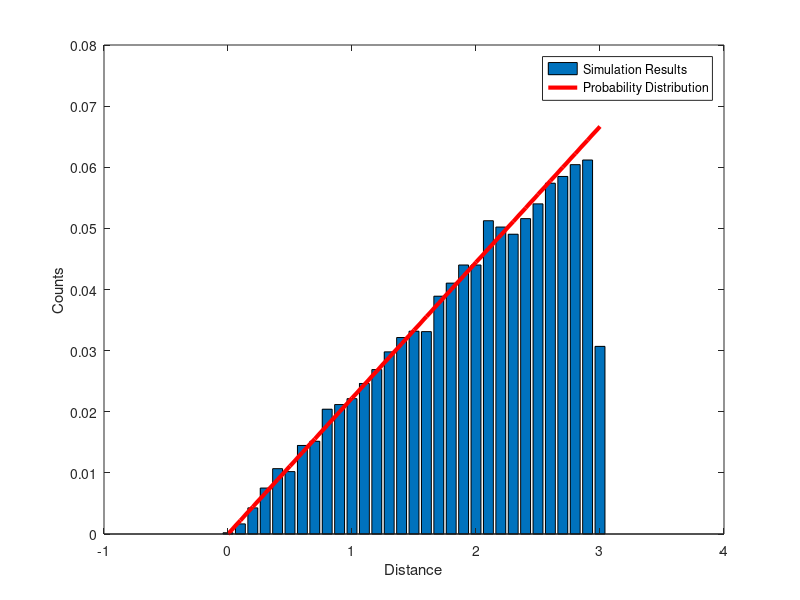
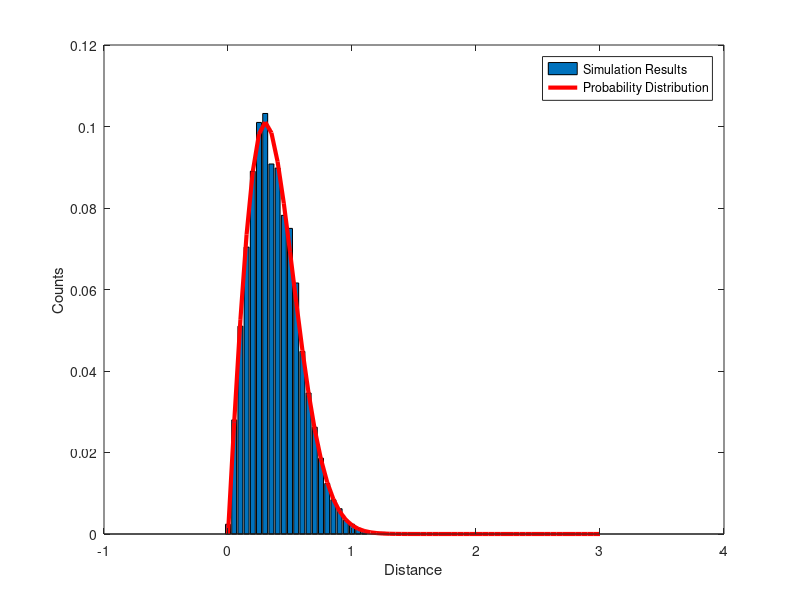
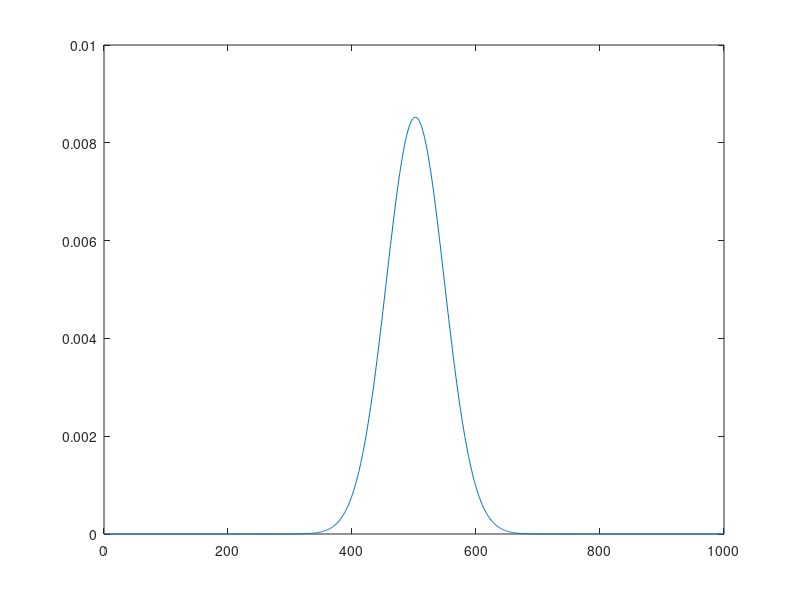
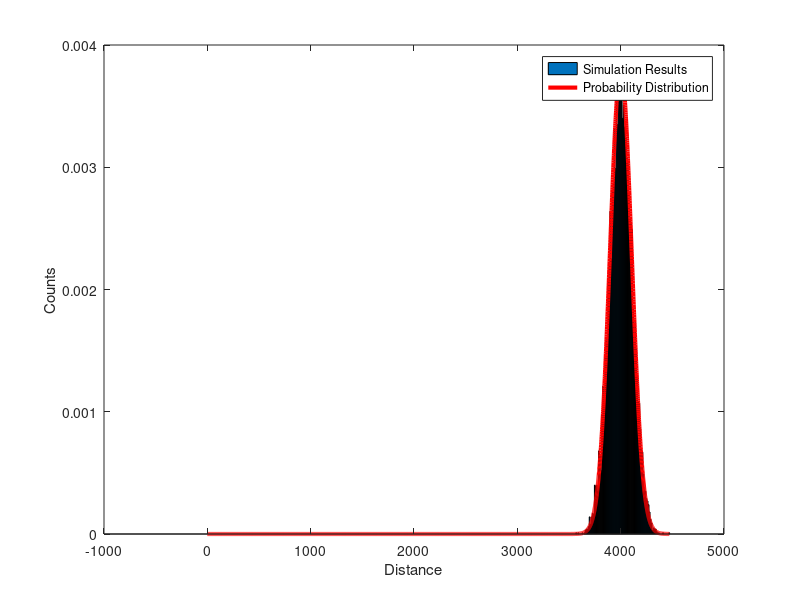

The MATLAB source for these figures, in order:

% Testing the Distribution Functions used in the HMM 




%% Free Pairs:
L=3; %minimum separation for analysis

N=1000; %number of locations

%space them over a larger area than L
x=10*L*rand(N,1);
y=10*L*rand(N,1);

%calculate all possible distances:
X=repmat(x,[1 N]);
Y=repmat(y,[1 N]);
D=triu(sqrt((X-X').^2+(Y-Y').^2));
d=(D(D<L));
d=d(d>0);

Deltad=0.1;
d_bins=(0:Deltad:L)
[a b]=hist(d,d_bins)

%check
a_norm=a/length(d);
sum(a_norm)

figure
bar(d_bins,a_norm)
hold on
plot(d_bins,2/L^2*d_bins*Deltad,'r','linewidth',3)
xlabel('Distance')
ylabel('Counts')
legend('Simulation Results','Probability Distribution')

%% Bound Pairs

s_R=.1; %registration error
s_C=.0; %crystal structure error
s_L=.2; %localization error

N=5000;

%assume the actual position of particle 1 is at (0,0)
%the actual position of particle 2 is
X2=randn(N,1)*s_R+randn(N,1)*s_C;
Y2=randn(N,1)*s_R+randn(N,1)*s_C;

%the observed positions are:
X1=randn(N,1)*s_L;
Y1=randn(N,1)*s_L;
X2=X2+randn(N,1)*s_L;
Y2=Y2+randn(N,1)*s_L;

d=sqrt((X1-X2).^2 +(Y1-Y2).^2);

Deltad=0.05;
d_bins=(0:Deltad:L);
[a b]=hist(d,d_bins);

%check
a_norm=a/length(d);
sum(a_norm)

s_all2=s_C^2+s_R^2+2*s_L^2;

figure
bar(d_bins,a_norm)
hold on
plot(d_bins,1/s_all2*exp(-d_bins.^2/(2*s_all2)).*d_bins*Deltad,'r','linewidth',3)
xlabel('Distance')
ylabel('Counts')
legend('Simulation Results','Probability Distribution')

%% Free pairs given a prior separation

% S^2 = s1^2+s2^2+2*D*deltaT
% P(r|d)=1/(2*pi*S2)*exp(-r^2/(2*S2))*Integral[ exp(d*r/S2*sin(theta)) d_theta]

%the integral of exp(d*r/S2*sin(theta)) d_theta isn't analytic 
% so lets try to approximate exp(A*sin(theta))

I_theta=inline('r/(2*pi*S2)*.01*sum( exp(-r^2/(2*S2)-d^2/(2*S2)+r*d/S2*sin((0:.01:2*pi))))','r','d','S2');

d=500
r=(0:1:10^3);
S2=10^2+10^2+4*500
i_sum=zeros(length(r),1);
for ii=1:length(r)
   i_sum(ii)=I_theta(r(ii),d,S2);
end
figure
plot(r,(i_sum))
   

%%  check for a specific prior observed distance
% rotate so that y=0 in observed distances

N=10000; %number of locations
d_o=4000; %observed separation
S_L=50; %nm localization accuracy
Diff=500; %nm^2/frame

%observed
x1=zeros(N,1);
y1=zeros(N,1);
x2=zeros(N,1)+d_o;
y2=zeros(N,1);

%actual
x1=x1+S_L*randn(N,1);
y1=y1+S_L*randn(N,1);
x2=x2+S_L*randn(N,1);
y2=y2+S_L*randn(N,1);

%diffusion step
x1=x1+sqrt(2*Diff)*randn(N,1);
y1=y1+sqrt(2*Diff)*randn(N,1);
x2=x2+sqrt(2*Diff)*randn(N,1);
y2=y2+sqrt(2*Diff)*randn(N,1);

%observed final
x1=x1+S_L*randn(N,1);
y1=y1+S_L*randn(N,1);
x2=x2+S_L*randn(N,1);
y2=y2+S_L*randn(N,1);

%calculate distances:
d=sqrt((x2-x1).^2+(y2-y1).^2);

Deltad=10;
d_bins=(0:Deltad:max(d))
[a b]=hist(d,d_bins)

%check
a_norm=a/length(d);
sum(a_norm)

% calc P_d

I_theta=inline('r/(2*pi*S2)*.01*sum( exp(-r^2/(2*S2)-d^2/(2*S2)+r*d/S2*sin((0:.01:2*pi))))','r','d','S2');

r=(0:1:max(d));
S2=S_L^2+S_L^2+S_L^2+S_L^2+2*Diff
i_sum=zeros(length(r),1);
for ii=1:length(r)
   i_sum(ii)=I_theta(r(ii),d_o,S2);
end

figure
bar(d_bins,a_norm/Deltad)
hold on
plot(r,i_sum,'r','linewidth',3)
xlabel('Distance')
ylabel('Counts')
legend('Simulation Results','Probability Distribution')





